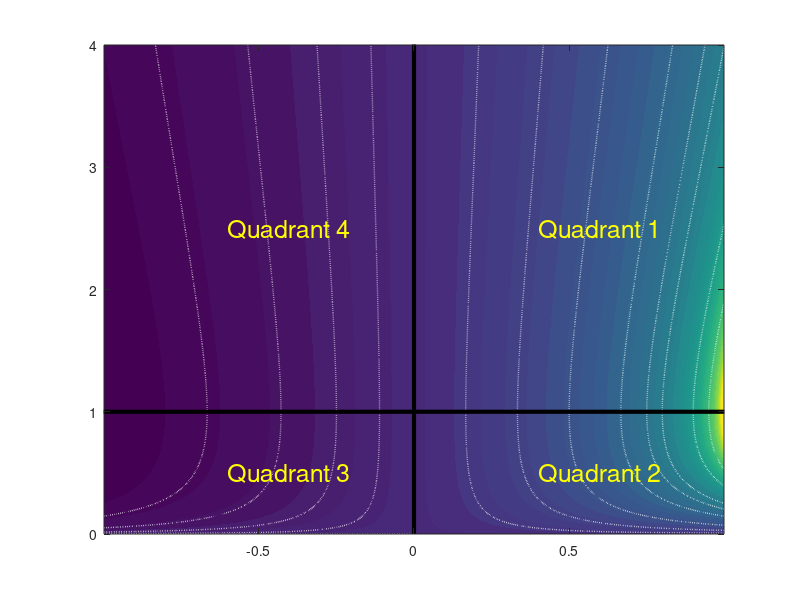

This figure's MATLAB source: (Note: this script raises an error after producing the figure.)
%% Generate Figure 1: Comprehensive PEF Framework Landscape
% Create high-resolution figure showing PEF landscape with quadrant analysis
% X-axis: Correlation coefficient (ρ) from -1 to +1 (symmetric, bounded)
% Y-axis: Variance ratio (κ) centered at κ = 1 (Fisher case)
%
% Data points (16 total):
%   - 6 Rugby KPIs (primary): Rucks Won, Kick Metres, Kicks from Hand, Carries, Penalties Conceded, Turnovers Won
%   - 6 Football KPIs (primary): Duels, Cards, Pressures, Interceptions, Fouls, Shots
%   - 4 Other applications (supporting): Healthcare, Clinical Genomics, Finance, Manufacturing
%
% The 4 other applications: source data, processing, and interpretation are in
% paper/draft_v13_comprehensive_theoretical/analysis_scripts/

clear; close all; clc;

%% Set up figure
figure('Position', [100, 100, 1200, 900]);
set(gcf, 'Color', 'white');

% Define parameter ranges
% X-axis: rho (ρ) from -1 to +1 (symmetric, bounded)
rho = linspace(-0.999, 0.999, 1000);

% Y-axis: kappa (κ) centered at κ = 1 (Fisher case)
% Symmetric multiplicative range: 0.1 to 10 (10× below and 10× above κ = 1)
kappa = linspace(0.0, 4, 1000);

[R, K] = meshgrid(rho, kappa);

% Calculate PEF values
PEF = (1 + K) ./ (1 + K - 2 * sqrt(K) .* R);

% Handle singularity: clip PEF at reasonable maximum and use log scale for visualization
% The singularity occurs when denominator → 0 (at ρ → 1, κ → 1)
PEF_max = 100;  % Reasonable maximum for visualization
PEF_clipped = min(PEF, PEF_max);

% Use log10 scale for better visualization (compresses high values)
% Add small epsilon to avoid log(0) for very small PEF values
PEF_log = log10(max(PEF_clipped, 0.01));

% Create contour plot using log scale
cp = contourf(R, K, PEF_log, 50, 'LineStyle', 'none');
hold on;

% Add contour lines at specific PEF values (convert to log scale)
pef_contour_values = [0.5:0.1:1.0, 1.2, 1.5, 2.0:1:5.0, 10.0, 20.0];
%pef_contour_values = [0.5, 0.8, 1.0, 1.2, 1.5, 2.0, 3.0, 5.0, 10.0, 20.0];
pef_contour_log = log10(pef_contour_values);
contour(R, K, PEF_log, pef_contour_log, 'w:', 'LineWidth', 1);
%contour(R, K, PEF_log, cp(1,1));

% Add quadrant boundaries
% Vertical line at ρ = 0
plot([0, 0], [0, 5], 'k-', 'LineWidth', 3, 'HandleVisibility', 'off');
% Horizontal line at κ = 1 (Fisher case - centered!)
plot([-1, 1], [1, 1], 'k-', 'LineWidth', 3, 'HandleVisibility', 'off');

% Exclude contour objects from legend
set(findobj(gca, 'Type', 'contour'), 'HandleVisibility', 'off');

% Add quadrant labels (adjusted for new axes, ensuring quadrant 4 is visible)
text(0.4, 2.5, 'Quadrant 1', 'FontSize', 18, 'Color', 'y');
text(0.4, 0.5, 'Quadrant 2', 'FontSize', 18, 'Color', 'y');
text(-0.6, 0.5, 'Quadrant 3', 'FontSize', 18,  'Color', 'y');
text(-0.6, 2.5, 'Quadrant 4', 'FontSize', 18,  'Color', 'y');  % Moved slightly to avoid formula

% KPI-level examples (rugby and football)
% Store as separate arrays for clean access
% Rugby KPIs: [kappa, rho]
rugby_data = [
    2.1,  0.75;  % Rucks Won
    1.8,  0.62;  % Kick Metres
    1.5,  0.52;  % Kicks from Hand
    1.2,  0.15;  % Carries
    0.9, -0.10;  % Penalties Conceded
    1.4, -0.20   % Turnovers Won
];

% Football KPIs: [kappa, rho]
football_data = [
    1.6,  0.55;  % Duels
    1.3,  0.22;  % Cards
    1.1,  0.08;  % Pressures
    0.95, -0.05; % Interceptions
    1.45, -0.08; % Fouls
    1.25, 0.35   % Shots
];

% 4 Other Applications (Supporting validation domains)
% Source: analysis_scripts in this project. Data, processing, interpretation:
%   - Healthcare: analyze_real_biology_data.py (blood pressure, Einstadter et al. 2018)
%   - Clinical Genomics: analyze_biology_data.py (TCGA Pan-Cancer, Nature Genetics 2013)
%   - Finance: analyze_finance_data.py (Yahoo Finance, S&P 500 market-adjusted returns)
%   - Manufacturing: analyze_manufacturing_data.py (quality control, Montgomery 2017)
%
% These (kappa, rho) values are means across studies; each produces paper's mean eta.
% Try loading from analysis output files if available:
script_dir = fileparts(mfilename('fullpath'));
analysis_scripts_dir = fullfile(script_dir, '..', 'analysis_scripts');
other_data = [];

% Try loading from project analysis outputs
healthcare_file = fullfile(analysis_scripts_dir, '..', '..', '..', 'external_data_sources', 'output_data', 'biology_pef_results.csv');
finance_file = fullfile(analysis_scripts_dir, '..', '..', '..', 'external_data_sources', 'output_data', 'finance_pef_results.csv');
manufacturing_file = fullfile(analysis_scripts_dir, 'manufacturing_pef_results.csv');

if exist(healthcare_file, 'file')
    try
        T = readtable(healthcare_file);
        if ismember('kappa', T.Properties.VariableNames) && ismember('correlation', T.Properties.VariableNames)
            k_mean = mean(T.kappa, 'omitnan');
            r_mean = mean(T.correlation, 'omitnan');
            other_data = [other_data; k_mean, r_mean];
        end
    catch
        % Fall through to default
    end
end
if isempty(other_data) || size(other_data, 1) < 1
    % Fallback: (kappa, rho) giving paper mean eta = 9.858 (Einstadter et al. blood pressure)
    other_data = [0.95, 0.899];  % Healthcare
end

% Clinical Genomics (TCGA)
clin_genomics_file = fullfile(analysis_scripts_dir, 'biology_pef_results.csv');
if exist(clin_genomics_file, 'file')
    try
        T = readtable(clin_genomics_file);
        if ismember('kappa', T.Properties.VariableNames) && ismember('correlation', T.Properties.VariableNames)
            k_mean = mean(T.kappa, 'omitnan');
            r_mean = mean(T.correlation, 'omitnan');
            other_data = [other_data; k_mean, r_mean];
        end
    catch
    end
end
if size(other_data, 1) < 2
    % Fallback: paper mean eta = 3.310
    other_data = [other_data; 1.1, 0.699];  % Clinical Genomics
end

% Finance
if exist(finance_file, 'file')
    try
        T = readtable(finance_file);
        % Finance file may use 'correlation' and 'kappa'; older files use 'sef' for PEF
        if ismember('kappa', T.Properties.VariableNames) && ismember('correlation', T.Properties.VariableNames)
            k_mean = mean(T.kappa, 'omitnan');
            r_mean = mean(T.correlation, 'omitnan');
            other_data = [other_data; k_mean, r_mean];
        end
    catch
    end
end
if size(other_data, 1) < 3
    % Fallback: paper mean eta = 2.970
    other_data = [other_data; 1.2, 0.666];  % Finance
end

% Manufacturing
if exist(manufacturing_file, 'file')
    try
        T = readtable(manufacturing_file);
        if ismember('kappa', T.Properties.VariableNames) && ismember('correlation', T.Properties.VariableNames)
            k_mean = mean(T.kappa, 'omitnan');
            r_mean = mean(T.correlation, 'omitnan');
            other_data = [other_data; k_mean, r_mean];
        end
    catch
    end
end
if size(other_data, 1) < 4
    % Fallback: paper mean eta = 2.156
    other_data = [other_data; 1.0, 0.536];  % Manufacturing
end

other_entries = {'Healthcare', 'Clinical Genomics', 'Finance', 'Manufacturing'};


% Combined: 6 rugby + 6 football + 4 other applications = 16 points
sample_data = [rugby_data; football_data; other_data];
legend_entries = {'Rucks Won','Kick Metres','Kicks from Hand','Carries','Penalties Conceded','Turnovers Won', ...
    'Duels','Cards','Pressures','Interceptions','Fouls','Shots', ...
    'Healthcare', 'Clinical Genomics', 'Finance', 'Manufacturing'};

fb_KPIs = {'Duels','Cards','Pressures','Interceptions','Fouls','Shots'};

% Calculate PEF values
PEF_sample_data = (1 + sample_data(:,1)) ./ (1 + sample_data(:,1) - 2 * sqrt(sample_data(:,1)) .* sample_data(:,2));

sample_data = [sample_data,PEF_sample_data];

%legend_entries = {'R-Rucks Won','R-Kick Metres','R-Kicks from Hand','R-Carries','R-Penalties Conceded','R-Turnovers Won'};

%legend_entries = {'Healthcare', 'Clinical Genomics', 'Finance', 'Rugby', 'Football', 'Manufacturing'};

% Scatter: 3 gscatter calls for the 3 categories (different marker shapes)
% gscatter colours by group; we map PEF to parula RGB so face colours reflect PEF value
pef_value = min(sample_data(:,3), PEF_max);
pef_log_value = log10(max(pef_value, 0.01));
clim_lo = min(min(PEF_log(:)), min(pef_log_value));
clim_hi = max(max(PEF_log(:)), max(pef_log_value));
caxis([clim_lo, clim_hi]);
colormap(gca, parula(256));
cmap = parula(256);

% Map PEF log values to RGB (normalise to [0,1] then index into colormap)
pef_norm = (pef_log_value - clim_lo) / max(clim_hi - clim_lo, 1e-10);
pef_idx = max(1, min(256, round(1 + pef_norm * 255)));
pef_rgb = cmap(pef_idx, :);

% Colourblind-friendly edge colours (Paul Tol palette: blue, orange, teal)
edge_rugby = [0 119 187]/255;     % blue
edge_football = [230 159 0]/255;  % orange
edge_other = [0 158 115]/255;     % bluish green

rand(0);
colors = [winter(6);bone(6);nebula(4)];
%colors = colors(randperm(16),:);

% Rugby KPIs - filled circles, PEF-coloured, blue edge
rugby_entries = {'Rucks Won','Kick Metres','Kicks from Hand','Carries','Penalties Conceded','Turnovers Won'};
rugby_clr = pef_rgb(1:6, :);
%h_rugby = gscatter(sample_data(1:6, 2), sample_data(1:6, 1), rugby_entries', rugby_clr, 'o', 15, 'off');
h_rugby = gscatter(sample_data(1:6, 2), sample_data(1:6, 1), rugby_entries',colors(1:6,:),'o',13,'filled');
%for k = 1:length(h_rugby), set(h_rugby(k), 'MarkerFaceColor', rugby_clr(k,:), 'MarkerEdgeColor', edge_rugby, 'LineWidth', 1); end
hold on;

% Football KPIs - filled squares, PEF-coloured
football_entries = {'Duels','Cards','Pressures','Interceptions','Fouls','Shots'};
football_clr = pef_rgb(7:12, :);
h_football = gscatter(sample_data(7:12, 2), sample_data(7:12, 1), football_entries', colors(7:12,:), 's', 13,'filled');
%h_football = gscatter(sample_data(7:12, 2), sample_data(7:12, 1), football_entries', football_clr, 's', 15, 'off');
%for k = 1:length(h_football), set(h_football(k), 'MarkerFaceColor', football_clr(k,:), 'MarkerEdgeColor', edge_football, 'LineWidth', 1); end
hold on;

% Other applications - filled diamonds, PEF-coloured
other_entries = {'Healthcare', 'Clinical Genomics', 'Finance', 'Manufacturing'};
other_clr = pef_rgb(13:16, :);
h_other = gscatter(sample_data(13:16, 2), sample_data(13:16, 1), other_entries', colors(13:16,:), '^', 13,'filled');
%h_other = gscatter(sample_data(13:16, 2), sample_data(13:16, 1), other_entries', other_clr, 'p', 15, 'off');
%for k = 1:length(h_other), set(h_other(k), 'MarkerFaceColor', other_clr(k,:), 'MarkerEdgeColor', edge_other, 'LineWidth', 1); end
hold on;

% Ensure axes in normalized units and shrink width to 0.7
ax = gca;
ax.Units = 'normalized';
pos = ax.Position;         % [x y width height]
pos(3) = 0.65;              % set width to 0.7 normalized units
ax.Position = pos;
drawnow;                   % update graphics so positions are valid

% Add colorbar with log scale labels
c = colorbar;
% Set colorbar ticks to show actual PEF values (not log values)
c_ticks_log = linspace(min(PEF_log(:)), max(PEF_log(:)), 8);
%c_ticks_log = linspace(min(pef_contour_log(:)), max(pef_contour_log(:)), 8);
c_ticks_pef = 10.^c_ticks_log;
c_ticks_pef = round(c_ticks_pef * 10) / 10;  % Round to 1 decimal
c.Ticks = c_ticks_log;
c.TickLabels = arrayfun(@(x) sprintf('%.1f', x), c_ticks_pef, 'UniformOutput', false);
c.Label.String = '\eta Value (log_{10} scale)';
c.Label.FontSize = 16;
c.Label.FontWeight = 'normal';
c.Units = "normalized";
drawnow; % ensure positions are up to date
cbPos = c.Position;    % [x y width height] in normalized figure coords

% Customize colormap
colormap("parula");


% % Add PEF formula (moved to top-left to avoid obstructing quadrant 4)
% text(-0.9, 4, '$PEF = \frac{(1 + \kappa)}{(1 + \kappa - 2\sqrt{\kappa} \cdot \rho)}$', 'FontSize', 16, 'FontWeight', 'bold', ...
%      'BackgroundColor', 'white', 'EdgeColor', 'black', 'Margin', 5, 'Interpreter', 'latex', ...
%      'HorizontalAlignment', 'left');

% Add PEF formula
text(0.25, 3.5, '$\eta = \frac{1 + \kappa}{1 + \kappa - 2\sqrt{\kappa} \cdot \rho}$', ...
    'FontSize', 18, 'Color', 'yellow', 'Margin', 5, 'Interpreter', 'latex');


% Add legend with full descriptive entries (rugby + football KPIs + other applications)
lg = legend([h_rugby; h_football; h_other], legend_entries, 'Location', 'none');
lg.Units = 'normalized';
lg.FontSize = 12;
lg.Box = 'off';
lg.Orientation = 'vertical';


% Compute legend rectangle to the right of colorbar
gap = 0.01;            % normalized gap between colorbar and legend
lgWidth = 0.12;        % choose legend width
lgHeight = min(0.9, cbPos(4) * 1.2);  % taller to accommodate 16 entries
lgX = cbPos(1) + cbPos(3) + gap;
lgY = cbPos(2) + (cbPos(4) - lgHeight)/2; % vertically center with colorbar

% Clamp so legend stays inside figure
lgX = min(lgX, 0.98 - lgWidth);
lgY = max(min(lgY, 0.98 - lgHeight), 0.02);

% Apply position
lg.Position = [0.86, lgY+0.1, lgWidth, lgHeight*0.7];

% Set axis properties
xlim([-1, 1]);  % rho range
ylim([0.0, 4]);      % kappa range (centered at 1)
set(gca, 'FontSize', 16);
% Add labels and title
xlabel('Correlation Coefficient (\rho)', 'FontSize', 18);
ylabel('Variance Ratio (\kappa)', 'FontSize', 18);

x_ticks = -1.0:0.5:1.0;
xticks(x_ticks)
xticklabels(compose('%.1f', x_ticks))
y_ticks = 0:0.5:4;
yticks(y_ticks)
yticklabels(compose('%.1f', y_ticks))

%set(gca, 'YScale', 'log');  % Log scale for kappa emphasizes symmetry around κ = 1
grid on;

% % Save figure
% print('../figures/figure_1_pef_landscape.png', '-dpng', '-r300');
% print('../figures/figure_1_pef_landscape.eps', '-depsc', '-r300');
% 
% fprintf('Figure 1 saved as figure_1_pef_landscape.png and .eps\n');
